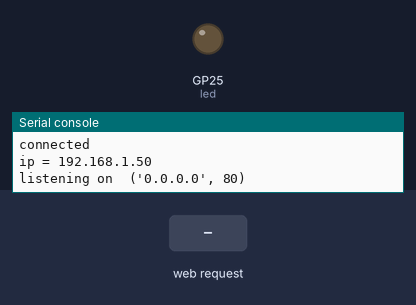
Bench run of a program on a simulated Raspberry Pi Pico running MicroPython. Shown: output pins drawn as LEDs (lit = HIGH), the last lines printed to the serial console. The test bench sets the inputs (shaded band). WiFi joins after 1.5 s.

Above: at 3.2 s.
3.3 s: HTTP request GET /light/on received
At 4.0 s:
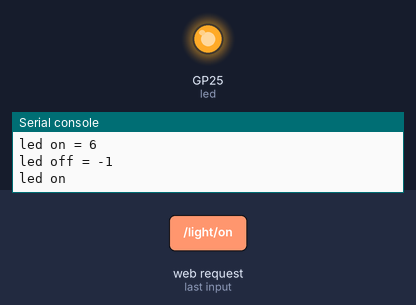
4.8 s: HTTP request GET /light/off received
At 5.2 s:
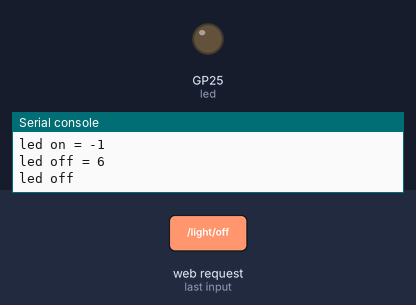
Timing chart, 0 to 7.8 s (numbered marks = the images above; inputs shaded):
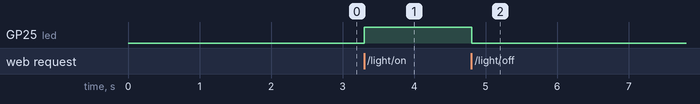

The program:

led_control.py
```python
import network
import socket
import time
from machine import Pin
from mysecrets import get_credentials


led = Pin("LED", Pin.OUT)


wlan = network.WLAN(network.STA_IF)
wlan.active(True)
ssid, password = get_credentials()
wlan.connect(ssid, password)

html = """<!DOCTYPE html>
<html>
<head> <title>Pico W</title> </head>
<body> <h1>Pico W</h1>
<p>%s</p>
</body>
<html>
"""

# Wait for connect or fail
max_wait = 10
while max_wait > 0:
    if wlan.status() < 0 or wlan.status() >= 3:
        break
    max_wait -= 1
    print('waiting for connection...')
    time.sleep(1)

# Handle connection error
if wlan.status() != 3:
    raise RuntimeError('network connection failed')
else:
    print('connected')
    status = wlan.ifconfig()
    print('ip = ' + status[0])

# Open socket
addr = socket.getaddrinfo('0.0.0.0', 80)[0][-1]

s = socket.socket()
s.bind(addr)
s.listen(1)

print('listening on ', addr)

#Listen for connection
while True:
    try:
        cl, addr = s.accept()
        print('client connected from ', addr)
        request = cl.recv(1024)
        print(request)

        request = str(request)
        led_on = request.find('/light/on')
        led_off = request.find('/light/off')
        print('led on = ' + str(led_on))
        print('led off = ' + str(led_off))

        if led_on == 6:
            print('led on')
            led.value(1)
            stateis = 'LED is ON'
        if led_off == 6:
            print('led off')
            led.value(0)
            stateis = 'LED is OFF'

        response = html % stateis
        cl.send('HTTP/1.0 200 OK\r\nContent-type: text/html\r\n\r\n')
        cl.send(response)
        cl.close()
    except OSError as e:
        cl.close()
```

mysecrets.py
```python
def get_credentials():
    secrets = {
    'ssid': 'your ssid here',
    'pw': 'your password here'
            }
    return secrets['ssid'], secrets['pw']
```

Measured:
- after the input at 3.3 s, GP25 (led): LOW → HIGH at once
- after the input at 4.8 s, GP25 (led): HIGH → LOW at once
